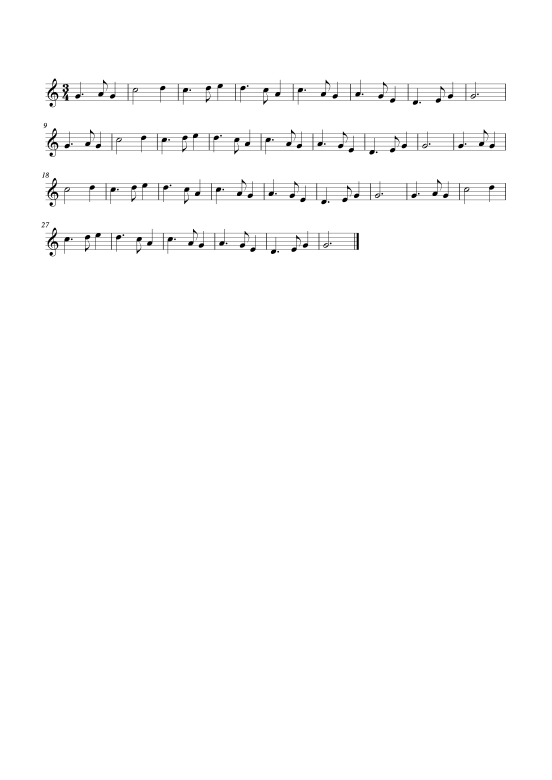
#> input picture api/services/model-api/evalset/data/real/S01_clean_arirang.png, 1654 x 2339 px (shown at 1/3 size); its folder holds only this picture in this run
$ python augment.py --out out.png
#> lines starting #> are read from the running program, lines starting #| are printed output that depends on the picture
"""깨끗한 악보 그림을 일부러 망가뜨려 '어려운 평가셋' 을 만든다 — 기울임 · 원근 · 흐림 · 잡음 · 그림자 · 저해상도 · JPEG.

    uv run python -m evalset.augment --out evalset/results/aug
    EVAL_API_KEY=… uv run python -m evalset.run --base-url … --images evalset/results/aug \
        --manifest evalset/results/aug/manifest.json --out evalset/results/aug-run
    uv run python -m evalset.report evalset/results/aug-run --answers evalset/results/aug/answers.json

구조에서의 위치: 서비스가 아니다. 그림 파일만 읽고 쓴다. model-api · DB · 엔진에 닿지 않는다.

왜 필요한가
    지금 평가셋의 오선보 14장은 v0.1.1 에서 전부 100% 였다. 다 맞는 시험지로는 엔진이 조금 나빠져도 보이지 않는다.
    정답이 있는 깨끗한 악보 6장(S01~S05 · S14)을 **세기를 올려 가며** 망가뜨리면, 정답은 그대로 쓰면서
    "어느 정도 기울어지면 못 읽는가 · 어느 해상도부터 틀리는가" 를 잴 수 있다. report.py 가 변형별 정상 변환 수를 표로 낸다.
    v0.1.1 의 S06~S13(기울임 3도 · 그림자 · 원근 · 흐림 …)은 한 번 손으로 만든 것이라 세기가 한 가지뿐이다.

되풀이된다
    같은 --seed 면 같은 그림이 나온다 (잡음 포함). 만든 그림은 저장소에 올리지 않는다 — 필요할 때 다시 만든다.

한계
    합성한 망가짐이다. 실제 휴대폰 사진의 구겨짐 · 손가락 · 반사 · 초점 흐림을 대신하지 못한다.
    여기서 잘 읽는다고 실제 사진을 잘 읽는다는 뜻은 아니다. 반대로 여기서 못 읽으면 실제 사진에서도 못 읽을 가능성이 높다.
"""

from __future__ import annotations

import argparse
import io
import json
import sys
from pathlib import Path

import numpy as np
from PIL import Image, ImageFilter

HERE = Path(__file__).resolve().parent
DEFAULT_SOURCE = HERE / "data"  # data/real 의 깨끗한 악보를 원본으로 쓴다 (#145 에서 proto_type 밖으로 옮김)
DEFAULT_ANSWERS = HERE / "data" / "answers.json"

# 종류 → 세기 1 · 2 · 3 의 값. 1 은 "조금 신경 쓰이는 정도", 3 은 "사람이 봐도 불편한 정도".
LEVELS: dict[str, tuple[float, float, float]] = {
    "rotate": (1.5, 3.0, 6.0),          # 기울임(도)
    "persp": (0.02, 0.04, 0.08),        # 원근 — 위쪽 두 모서리를 안으로 당기는 비율
    "blur": (1.0, 2.0, 3.5),            # 가우시안 흐림 반지름(px)
    "noise": (8.0, 16.0, 30.0),         # 밝기 잡음의 표준편차(0~255)
    "shadow": (0.25, 0.45, 0.65),       # 한쪽 가장자리가 어두워지는 정도(0 = 그대로, 1 = 검정)
    "lowres": (1000, 800, 600),         # 짧은 변 화소 수로 줄인다
    "jpeg": (50, 30, 15),               # JPEG 품질
}
KIND_LABEL = {"rotate": "기울임", "persp": "원근", "blur": "흐림", "noise": "잡음", "shadow": "그림자",
              "lowres": "저해상도", "jpeg": "JPEG 압축"}
PAPER = (255, 255, 255)


def _perspective_coeffs(src: list[tuple[float, float]], dst: list[tuple[float, float]]) -> list[float]:
    """PIL Image.transform(PERSPECTIVE) 가 받는 계수 8개. dst 의 점이 src 의 점에서 오도록 푼다."""
    rows, rhs = [], []
    for (x, y), (u, v) in zip(dst, src):
        rows.append([x, y, 1, 0, 0, 0, -u * x, -u * y])
        rows.append([0, 0, 0, x, y, 1, -v * x, -v * y])
        rhs += [u, v]
    return np.linalg.solve(np.array(rows, dtype=float), np.array(rhs, dtype=float)).tolist()


def rotate(img: Image.Image, degrees: float, rng: np.random.Generator) -> Image.Image:
    sign = 1 if rng.random() < 0.5 else -1
    return img.rotate(sign * degrees, resample=Image.BICUBIC, expand=True, fillcolor=PAPER)


def perspective(img: Image.Image, amount: float, rng: np.random.Generator) -> Image.Image:
    w, h = img.size
    dx = amount * w
    # 위쪽이 멀어진 것처럼(책상 위 악보를 비스듬히 찍은 모양). 좌우 중 어느 쪽이 더 당겨질지는 씨앗이 정한다
    left, right = (dx, dx * 0.4) if rng.random() < 0.5 else (dx * 0.4, dx)
    src = [(0, 0), (w, 0), (w, h), (0, h)]
    dst = [(left, 0), (w - right, 0), (w, h), (0, h)]
    return img.transform((w, h), Image.PERSPECTIVE, _perspective_coeffs(src, dst), resample=Image.BICUBIC, fillcolor=PAPER)


def blur(img: Image.Image, radius: float, rng: np.random.Generator) -> Image.Image:
    return img.filter(ImageFilter.GaussianBlur(radius))


def noise(img: Image.Image, sd: float, rng: np.random.Generator) -> Image.Image:
    a = np.asarray(img, dtype=np.float32)
    # 화소마다가 아니라 밝기 하나(세 채널 같은 값)로 흔든다 — 종이 사진의 잡음은 색 잡음보다 밝기 잡음이 크다
    a = a + rng.normal(0.0, sd, size=a.shape[:2])[..., None]
    return Image.fromarray(np.clip(a, 0, 255).astype(np.uint8), "RGB")


def shadow(img: Image.Image, strength: float, rng: np.random.Generator) -> Image.Image:
    w, h = img.size
    a = np.asarray(img, dtype=np.float32)
    # 한쪽에서 반대쪽으로 서서히 밝아지는 그림자. 방향은 씨앗이 정한다
    angle = rng.uniform(0, 2 * np.pi)
    yy, xx = np.mgrid[0:h, 0:w]
    ramp = (xx / max(w - 1, 1) - 0.5) * np.cos(angle) + (yy / max(h - 1, 1) - 0.5) * np.sin(angle)
    ramp = (ramp - ramp.min()) / max(float(ramp.max() - ramp.min()), 1e-9)          # 0(어두운 쪽) ~ 1(밝은 쪽)
    gain = 1.0 - strength * (1.0 - ramp)
    return Image.fromarray(np.clip(a * gain[..., None], 0, 255).astype(np.uint8), "RGB")


def lowres(img: Image.Image, short_edge: float, rng: np.random.Generator) -> Image.Image:
    w, h = img.size
    scale = short_edge / min(w, h)
    if scale >= 1:
        return img
    return img.resize((max(1, round(w * scale)), max(1, round(h * scale))), Image.BICUBIC)


def jpeg(img: Image.Image, quality: float, rng: np.random.Generator) -> Image.Image:
    buf = io.BytesIO()
    img.save(buf, format="JPEG", quality=int(quality))
    return Image.open(io.BytesIO(buf.getvalue())).convert("RGB")


TRANSFORMS = {"rotate": rotate, "persp": perspective, "blur": blur, "noise": noise, "shadow": shadow,
              "lowres": lowres, "jpeg": jpeg}


def apply(img: Image.Image, kind: str, level: int, seed: int) -> Image.Image:
    """그림 하나를 한 가지로 망가뜨린다. 같은 (그림, 종류, 세기, 씨앗)이면 같은 결과."""
    if kind not in TRANSFORMS:
        raise ValueError(f"모르는 변형: {kind} (있는 것: {', '.join(TRANSFORMS)})")
    if level not in (1, 2, 3):
        raise ValueError("세기는 1 · 2 · 3 중 하나입니다")
    rng = np.random.default_rng([seed, list(TRANSFORMS).index(kind), level])
    return TRANSFORMS[kind](img.convert("RGB"), LEVELS[kind][level - 1], rng)


def clean_sources(source_dir: Path, answers: dict) -> list[tuple[Path, dict]]:
    """정답이 있고 variant 가 'clean' 인 그림들 (S01~S05 · S14)."""
    out = []
    for name, answer in sorted(answers.items()):
        path = source_dir / "real" / name
        if answer.get("variant") == "clean" and path.is_file():
            out.append((path, answer))
    return out


def generate(source_dir: Path, out_dir: Path, answers: dict, *, kinds: list[str], levels: list[int], seed: int = 0,
             log=print) -> dict:
    """망가뜨린 그림 · manifest.json · answers.json 을 out_dir 에 쓴다. {images, sources} 를 돌려준다."""
    sources = clean_sources(source_dir, answers)
    if not sources:
        raise FileNotFoundError(f"깨끗한 원본을 찾지 못했습니다: {source_dir / 'real'} (answers 의 variant='clean' 인 파일)")
    (out_dir / "real").mkdir(parents=True, exist_ok=True)
    manifest: list[dict] = []
    new_answers: dict[str, dict] = {}
    for path, answer in sources:
        img = Image.open(path).convert("RGB")
        stem = path.stem.replace("_clean", "")
        # 원본도 함께 넣는다 — 같은 실행 안에서 '망가뜨리기 전' 과 견줄 기준이 된다
        variants = [("clean", 0, img)] + [(k, lv, apply(img, k, lv, seed)) for k in kinds for lv in levels]
        for kind, level, out_img in variants:
            suffix = ".jpg" if kind == "jpeg" else ".png"
            name = f"{stem}__{kind}{level if level else ''}{suffix}"
            if kind == "jpeg":
                out_img.save(out_dir / "real" / name, format="JPEG", quality=int(LEVELS["jpeg"][level - 1]))
            else:
                out_img.save(out_dir / "real" / name, format="PNG", optimize=False)
            manifest.append({"file": f"real/{name}", "sheet_kind": "staff"})
            new_answers[name] = {"piece": answer.get("piece"), "pitches": answer["pitches"],
                                 "variant": "clean" if kind == "clean" else f"{kind}{level}", "source": path.name}
        log(f"  {path.name} → {len(variants)}장")
    (out_dir / "manifest.json").write_text(json.dumps({
        "$comment": f"augment.py 가 만든 목록 (seed={seed}, kinds={kinds}, levels={levels}). 손으로 고치지 말 것 — 다시 만들면 덮어쓴다.",
        "real": manifest, "fake": []}, ensure_ascii=False, indent=1), encoding="utf-8")
    (out_dir / "answers.json").write_text(json.dumps({"staff": new_answers}, ensure_ascii=False), encoding="utf-8")
    return {"images": len(manifest), "sources": len(sources)}


def main(argv: list[str] | None = None) -> int:
    ap = argparse.ArgumentParser(description="깨끗한 악보 그림을 망가뜨려 어려운 평가셋을 만든다")
    ap.add_argument("--out", required=True, type=Path, help="만든 그림 · manifest.json · answers.json 을 둘 폴더")
    ap.add_argument("--source", type=Path, default=DEFAULT_SOURCE, help="real/ 이 들어 있는 원본 폴더")
    ap.add_argument("--answers", type=Path, default=DEFAULT_ANSWERS)
    ap.add_argument("--kinds", nargs="+", default=list(TRANSFORMS), choices=list(TRANSFORMS))
    ap.add_argument("--levels", nargs="+", type=int, default=[1, 2, 3], choices=[1, 2, 3])
    ap.add_argument("--seed", type=int, default=0)
    args = ap.parse_args(argv)

    for stream in (sys.stdout, sys.stderr):
        if hasattr(stream, "reconfigure"):
            stream.reconfigure(encoding="utf-8", errors="replace")

    answers = json.loads(args.answers.read_text(encoding="utf-8"))["staff"]
#> (reads api/services/model-api/evalset/data/answers.json from the repository)
    try:
        made = generate(args.source, args.out, answers, kinds=args.kinds, levels=args.levels, seed=args.seed)
#> in generate, img is the input picture: PIL image 1654x2339 RGB; min 0, max 255, mean 251.9
#> call 3 of rotate, with degrees = 6
#> in rotate (call 3), `return img.rotate(sign * degrees, resample=Image.BICUBIC, expand=True,..`:
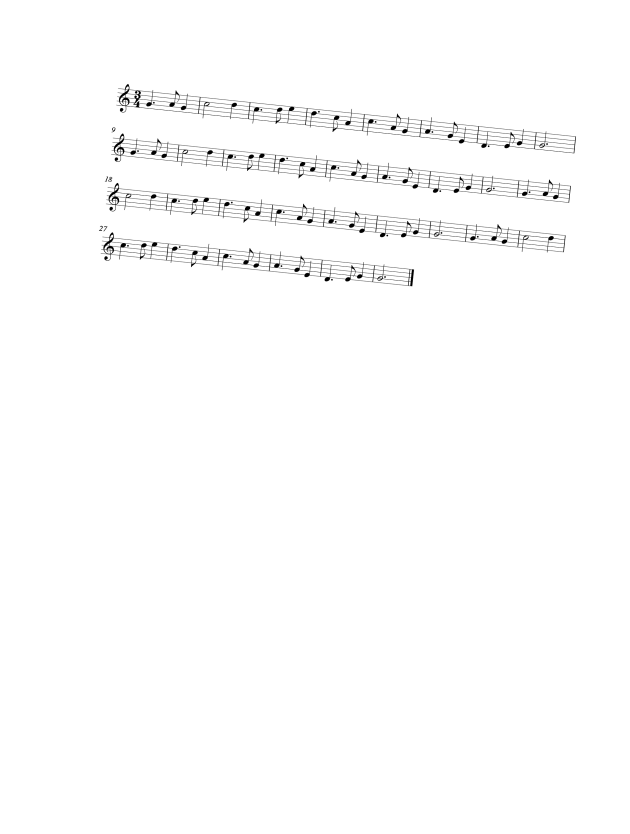
#> returned value: PIL image 1890x2501 RGB (shown at 1/3 size); min 0, max 255, mean 252.3
#> call 2 of noise, with sd = 16
#> in noise (call 2), `a = a + rng.normal(0.0, sd, size=a.shape[:2])[..., None]`:
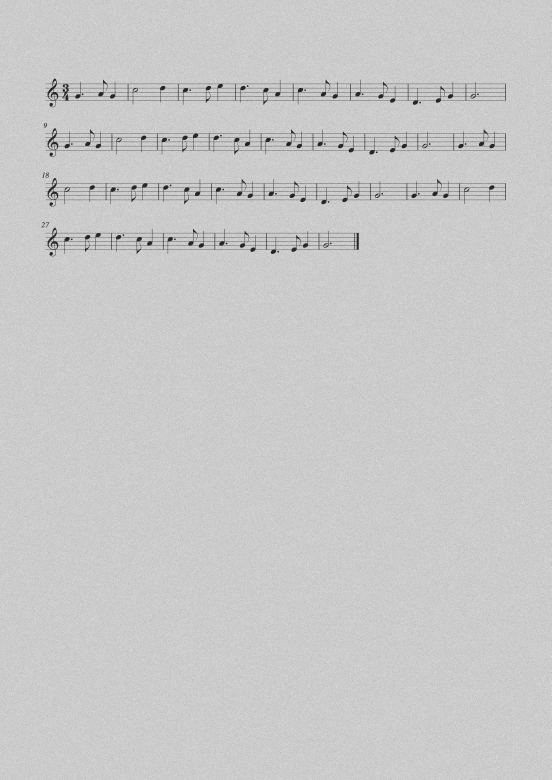
#> a: shape (2339, 1654, 3) float64 (shown at 1/3 size); min -59.82, max 333.8, mean 251.9; drawn with min black and max white
#> call 3 of noise, with sd = 30
#> in noise (call 3), `a = a + rng.normal(0.0, sd, size=a.shape[:2])[..., None]`:
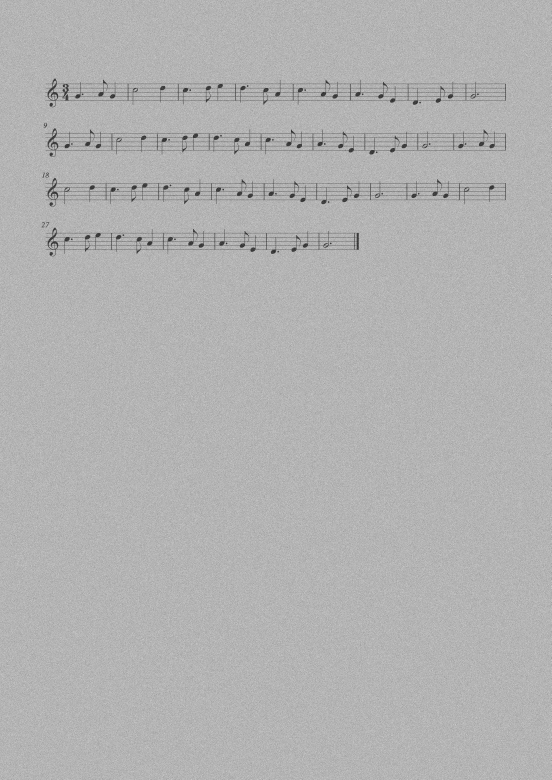
#> a: shape (2339, 1654, 3) float64 (shown at 1/3 size); min -127.6, max 413.1, mean 251.9; drawn with min black and max white
#> in shadow, `return Image.fromarray(np.clip(a * gain[..., None], 0, 255).astype(np...`:
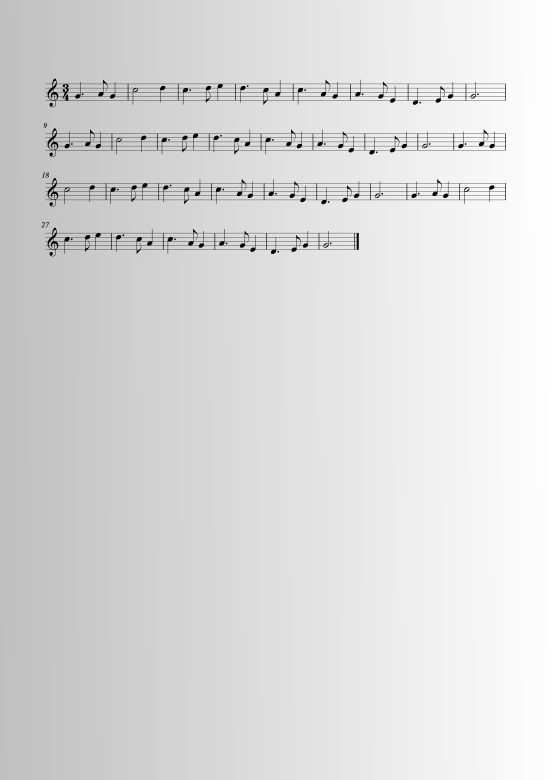
#> returned value: PIL image 1654x2339 RGB (shown at 1/3 size); min 0, max 255, mean 219.9
#> call 2 of shadow, with strength = 0.45
#> in shadow (call 2), `return Image.fromarray(np.clip(a * gain[..., None], 0, 255).astype(np...`:
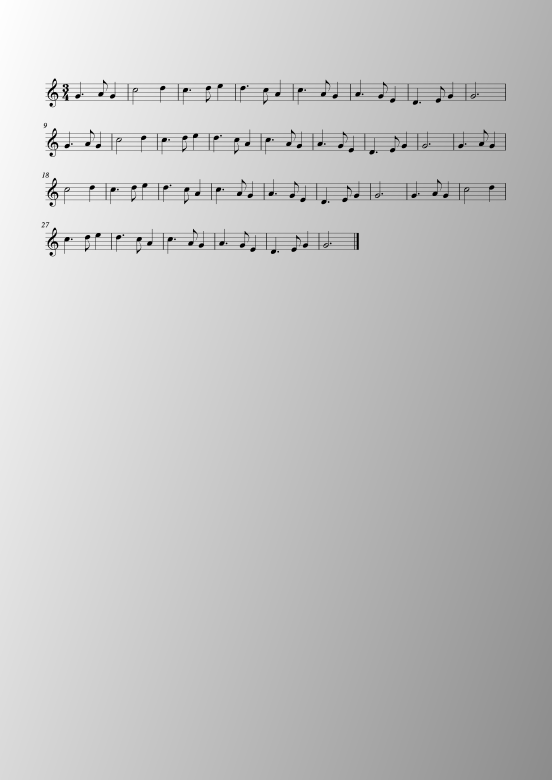
#> returned value: PIL image 1654x2339 RGB (shown at 1/3 size); min 0, max 255, mean 194.5
#> call 3 of shadow, with strength = 0.65
#> in shadow (call 3), `return Image.fromarray(np.clip(a * gain[..., None], 0, 255).astype(np...`:
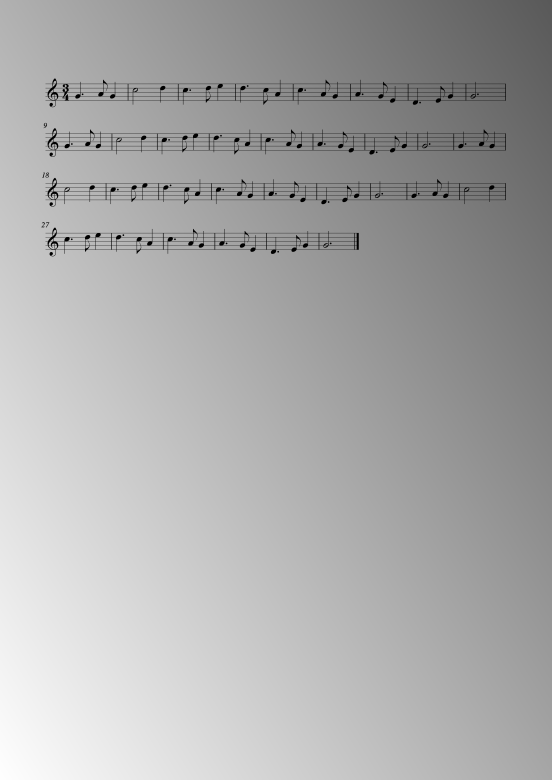
#> returned value: PIL image 1654x2339 RGB (shown at 1/3 size); min 0, max 255, mean 169.7
#> call 2 of lowres, with short_edge = 800
#> in lowres (call 2), `return img.resize((max(1, round(w * scale)), max(1, round(h * scale)))..`:
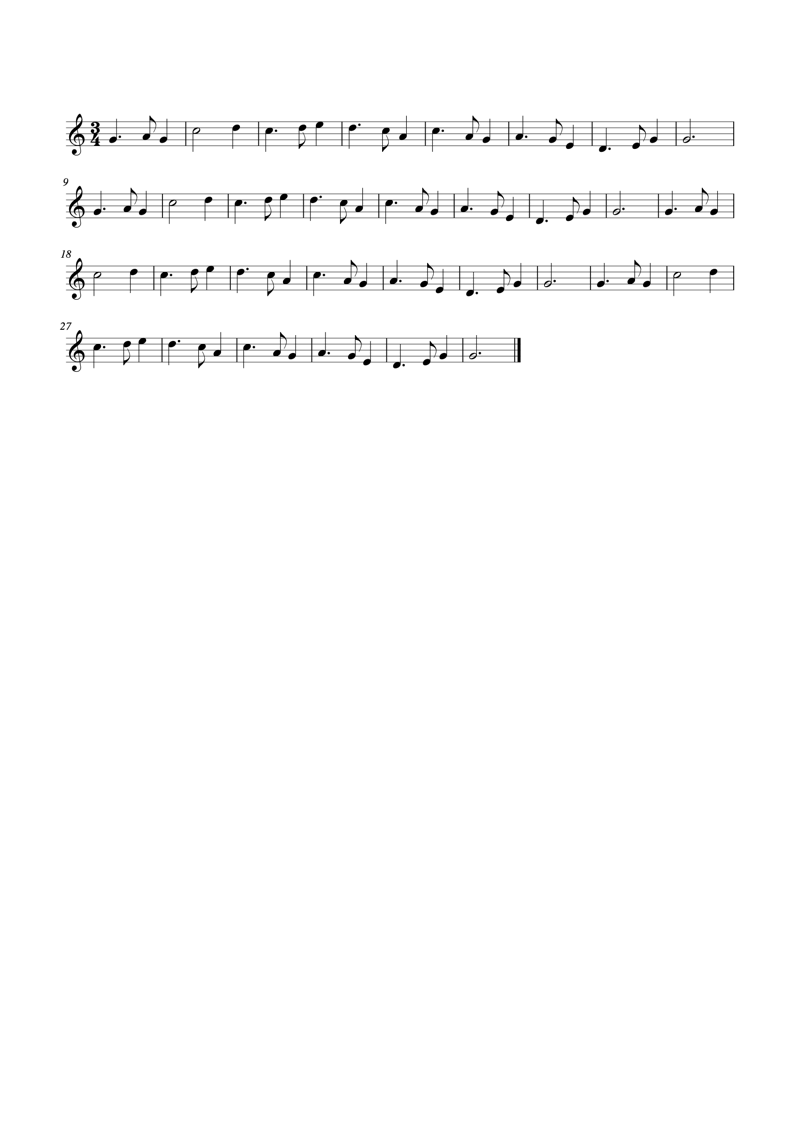
#> returned value: PIL image 800x1131 RGB; min 0, max 255, mean 251.7
#> in generate, `variants = [("clean", 0, img)] + [(k, lv, apply(img, k, lv, seed)) for..`: variants = 22 items
#> the loop in generate, `for kind, level, out_img in variants:` made 22 passes
#> (kind, level, suffix, name) on passes 1 to 12: ('clean', 0, '.png', 'S01_arirang__clean.png'), ('rotate', 1, '.png', 'S01_arirang__rotate1.png'), ('rotate', 2, '.png', 'S01_arirang__rotate2.png'), ('rotate', 3, '.png', 'S01_arirang__rotate3.png'), ('persp', 1, '.png', 'S01_arirang__persp1.png'), ('persp', 2, '.png', 'S01_arirang__persp2.png'), ('persp', 3, '.png', 'S01_arirang__persp3.png'), ('blur', 1, '.png', 'S01_arirang__blur1.png'), ('blur', 2, '.png', 'S01_arirang__blur2.png'), ('blur', 3, '.png', 'S01_arirang__blur3.png'), ('noise', 1, '.png', 'S01_arirang__noise1.png'), ('noise', 2, '.png', 'S01_arirang__noise2.png')
#|   S01_clean_arirang.png → 22장
#> made = {'images': 22, 'sources': 1}
    except FileNotFoundError as e:
        print(str(e), file=sys.stderr)
        return 2
    print(f"원본 {made['sources']}장 → {made['images']}장 ({args.out})")
#| 원본 1장 → 22장 (out.png)
    print("변형: " + " · ".join(f"{KIND_LABEL[k]}({k})" for k in args.kinds) + f" × 세기 {args.levels}")
    return 0


if __name__ == "__main__":
    sys.exit(main())
#> (the program exits here)
